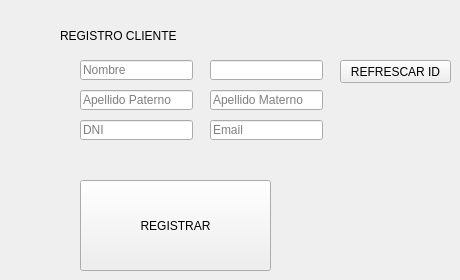
              <widget class="QWidget" name="registrarc">
               <attribute name="title">
                <string>REGISTRAR CLIENTE</string>
               </attribute>
               <widget class="QLabel" name="titulo_5">
                <property name="geometry">
                 <rect>
                  <x>60</x>
                  <y>20</y>
                  <width>331</width>
                  <height>31</height>
                 </rect>
                </property>
                <property name="text">
                 <string>REGISTRO CLIENTE</string>
                </property>
               </widget>
               <widget class="QLineEdit" name="nombrec">
                <property name="geometry">
                 <rect>
                  <x>80</x>
                  <y>60</y>
                  <width>113</width>
                  <height>20</height>
                 </rect>
                </property>
                <property name="placeholderText">
                 <string>Nombre</string>
                </property>
               </widget>
               <widget class="QLineEdit" name="apellidopaternoc">
                <property name="geometry">
                 <rect>
                  <x>80</x>
                  <y>90</y>
                  <width>113</width>
                  <height>20</height>
                 </rect>
                </property>
                <property name="text">
                 <string/>
                </property>
                <property name="placeholderText">
                 <string>Apellido Paterno</string>
                </property>
               </widget>
               <widget class="QLineEdit" name="idcliente">
                <property name="geometry">
                 <rect>
                  <x>210</x>
                  <y>60</y>
                  <width>113</width>
                  <height>20</height>
                 </rect>
                </property>
                <property name="placeholderText">
                 <string/>
                </property>
               </widget>
               <widget class="QLineEdit" name="dnic">
                <property name="geometry">
                 <rect>
                  <x>80</x>
                  <y>120</y>
                  <width>113</width>
                  <height>20</height>
                 </rect>
                </property>
                <property name="placeholderText">
                 <string>DNI</string>
                </property>
               </widget>
               <widget class="QLineEdit" name="emailc">
                <property name="geometry">
                 <rect>
                  <x>210</x>
                  <y>120</y>
                  <width>113</width>
                  <height>20</height>
                 </rect>
                </property>
                <property name="placeholderText">
                 <string>Email</string>
                </property>
               </widget>
               <widget class="QPushButton" name="registrarcbtn">
                <property name="geometry">
                 <rect>
                  <x>80</x>
                  <y>180</y>
                  <width>191</width>
                  <height>91</height>
                 </rect>
                </property>
                <property name="text">
                 <string>REGISTRAR</string>
                </property>
               </widget>
               <widget class="QLineEdit" name="apellidomaternoc">
                <property name="geometry">
                 <rect>
                  <x>210</x>
                  <y>90</y>
                  <width>113</width>
                  <height>20</height>
                 </rect>
                </property>
                <property name="placeholderText">
                 <string>Apellido Materno</string>
                </property>
               </widget>
               <widget class="QPushButton" name="refrescarc">
                <property name="geometry">
                 <rect>
                  <x>340</x>
                  <y>60</y>
                  <width>111</width>
                  <height>23</height>
                 </rect>
                </property>
                <property name="text">
                 <string>REFRESCAR ID</string>
                </property>
               </widget>
              </widget>
